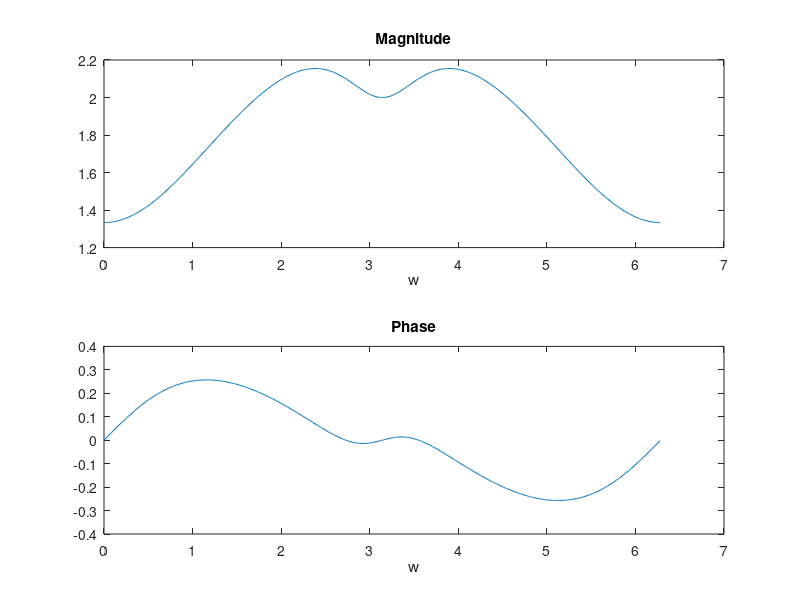

Recreate this plot in MATLAB.
%% Exercício 1

p = [1.8, 0.5, -0.3];
d = [1, 0.5];
w = 0:(4*pi/1023):2*pi;
y2a = freqz(p, d, w);
X = freqz(p, d, w);

subplot(2,1,1),plot(w, abs(X))
xlabel('w'),title('Magnitude')
subplot(2,1,2),plot(w, angle(X))
xlabel('w'),title('Phase')